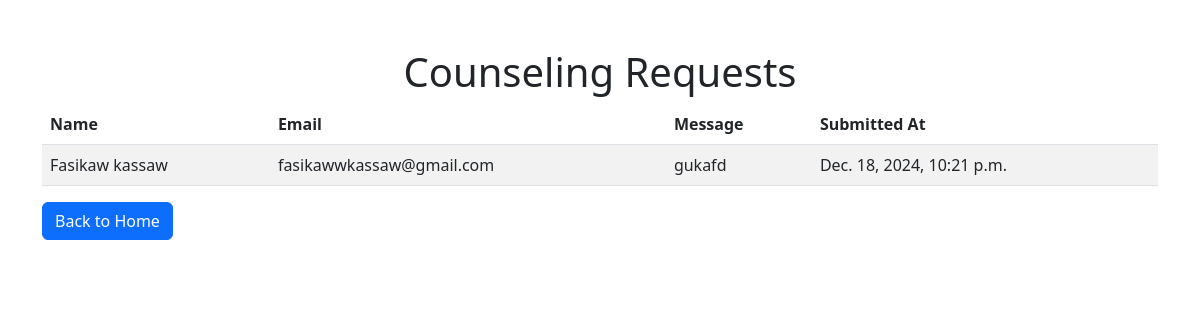
/courses/counseling/admin/ (signed in), run on the app's committed database.
### courses/models.py (models this page shows, shortened)
class CounselingRequest(models.Model):
    name = models.CharField(max_length=100)
    email = models.EmailField()
    message = models.TextField()
    submitted_at = models.DateTimeField(auto_now_add=True)

### courses/views.py (the view)
# urls.py: path('counseling/admin/', views.counseling_requests_list, name='counseling_requests_list'),  # Admin view
@user_passes_test(lambda u: u.is_staff)  # Allow only staff/admins to access
def counseling_requests_list(request):
    requests = CounselingRequest.objects.all()
    return render(request, 'counseling_requests.html', {'requests': requests})

### courses/templates/counseling_requests.html (shortened to what this page needs)
<!DOCTYPE html>
<html lang="en">
<head>
    <link
        href="https://cdn.jsdelivr.net/npm/bootstrap@5.3.0/dist/css/bootstrap.min.css"
        rel="stylesheet"
    >
</head>
<body>
    <div class="container mt-5">
        <h1 class="text-center">Counseling Requests</h1>
        <table class="table table-striped">
            <thead>
                <tr>
                    <th>Name</th>
                    <th>Email</th>
                    <th>Message</th>
                    <th>Submitted At</th>
                </tr>
            </thead>
            <tbody>
                {% for request in requests %}
                <tr>
                    <td>{{ request.name }}</td>
                    <td>{{ request.email }}</td>
                    <td>{{ request.message }}</td>
                    <td>{{ request.submitted_at }}</td>
                </tr>
                {% empty %}
                <tr>
                    <td colspan="4" class="text-center">No counseling requests available.</td>
                </tr>
                {% endfor %}
            </tbody>
        </table>
        <a href="/" class="btn btn-primary">Back to Home</a>
    </div>
</body>
</html>

### data on the page
CounselingRequest: name "Fasikaw kassaw", email "fasikawwkassaw@gmail.com", message "gukafd", submitted_at "Dec. 18, 2024, 10:21 p.m."
